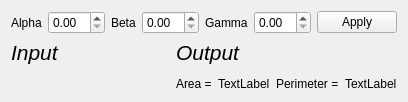
      <widget class="QWidget" name="tab_5">
       <attribute name="title">
        <string>Active Contour</string>
       </attribute>
       <layout class="QGridLayout" name="gridLayout_7">
        <item row="1" column="0">
         <layout class="QGridLayout" name="gridLayout_6">
          <item row="0" column="0" colspan="2">
           <layout class="QGridLayout" name="gridLayout_5">
            <item row="2" column="3">
             <layout class="QHBoxLayout" name="horizontalLayout_15">
              <item>
               <widget class="QLabel" name="label_28">
                <property name="text">
                 <string>Gamma</string>
                </property>
               </widget>
              </item>
              <item>
               <widget class="QDoubleSpinBox" name="doubleSpinBox_gamma"/>
              </item>
             </layout>
            </item>
            <item row="0" column="0">
             <layout class="QHBoxLayout" name="horizontalLayout_12"/>
            </item>
            <item row="2" column="4">
             <widget class="QPushButton" name="pushButton_apply_ac">
              <property name="text">
               <string>Apply</string>
              </property>
             </widget>
            </item>
            <item row="0" column="4">
             <layout class="QHBoxLayout" name="horizontalLayout_7"/>
            </item>
            <item row="2" column="2">
             <layout class="QHBoxLayout" name="horizontalLayout_14">
              <item>
               <widget class="QLabel" name="label_26">
                <property name="text">
                 <string>Beta</string>
                </property>
               </widget>
              </item>
              <item>
               <widget class="QDoubleSpinBox" name="doubleSpinBox_beta"/>
              </item>
             </layout>
            </item>
            <item row="2" column="0">
             <layout class="QHBoxLayout" name="horizontalLayout_13">
              <item>
               <widget class="QLabel" name="label_24">
                <property name="text">
                 <string>Alpha</string>
                </property>
               </widget>
              </item>
              <item>
               <widget class="QDoubleSpinBox" name="doubleSpinBox_alpha"/>
              </item>
             </layout>
            </item>
            <item row="0" column="2">
             <layout class="QHBoxLayout" name="horizontalLayout_11"/>
            </item>
           </layout>
          </item>
          <item row="1" column="1">
           <layout class="QVBoxLayout" name="verticalLayout_13">
            <item>
             <layout class="QVBoxLayout" name="verticalLayout_10">
              <item>
               <widget class="QLabel" name="label_17">
                <property name="font">
                 <font>
                  <pointsize>16</pointsize>
                  <italic>true</italic>
                 </font>
                </property>
                <property name="text">
                 <string>Output</string>
                </property>
               </widget>
              </item>
              <item>
               <widget class="QWidget" name="widget_active_output" native="true">
                <property name="sizePolicy">
                 <sizepolicy hsizetype="Minimum" vsizetype="Expanding">
                  <horstretch>0</horstretch>
                  <verstretch>0</verstretch>
                 </sizepolicy>
                </property>
               </widget>
              </item>
             </layout>
            </item>
            <item>
             <layout class="QHBoxLayout" name="horizontalLayout_8">
              <item>
               <widget class="QLabel" name="label_20">
                <property name="text">
                 <string>Area =</string>
                </property>
               </widget>
              </item>
              <item>
               <widget class="QLabel" name="label_area">
                <property name="text">
                 <string>TextLabel</string>
                </property>
               </widget>
              </item>
              <item>
               <widget class="QLabel" name="label_22">
                <property name="text">
                 <string>Perimeter =</string>
                </property>
               </widget>
              </item>
              <item>
               <widget class="QLabel" name="label_perimeter">
                <property name="text">
                 <string>TextLabel</string>
                </property>
               </widget>
              </item>
             </layout>
            </item>
           </layout>
          </item>
          <item row="1" column="0">
           <layout class="QVBoxLayout" name="verticalLayout_12">
            <item>
             <layout class="QVBoxLayout" name="verticalLayout_11">
              <item>
               <widget class="QLabel" name="label_16">
                <property name="font">
                 <font>
                  <pointsize>16</pointsize>
                  <italic>true</italic>
                 </font>
                </property>
                <property name="text">
                 <string>Input</string>
                </property>
               </widget>
              </item>
              <item>
               <widget class="QWidget" name="widget_active_input" native="true">
                <property name="sizePolicy">
                 <sizepolicy hsizetype="Minimum" vsizetype="Expanding">
                  <horstretch>0</horstretch>
                  <verstretch>0</verstretch>
                 </sizepolicy>
                </property>
               </widget>
              </item>
             </layout>
            </item>
           </layout>
          </item>
         </layout>
        </item>
       </layout>
      </widget>
